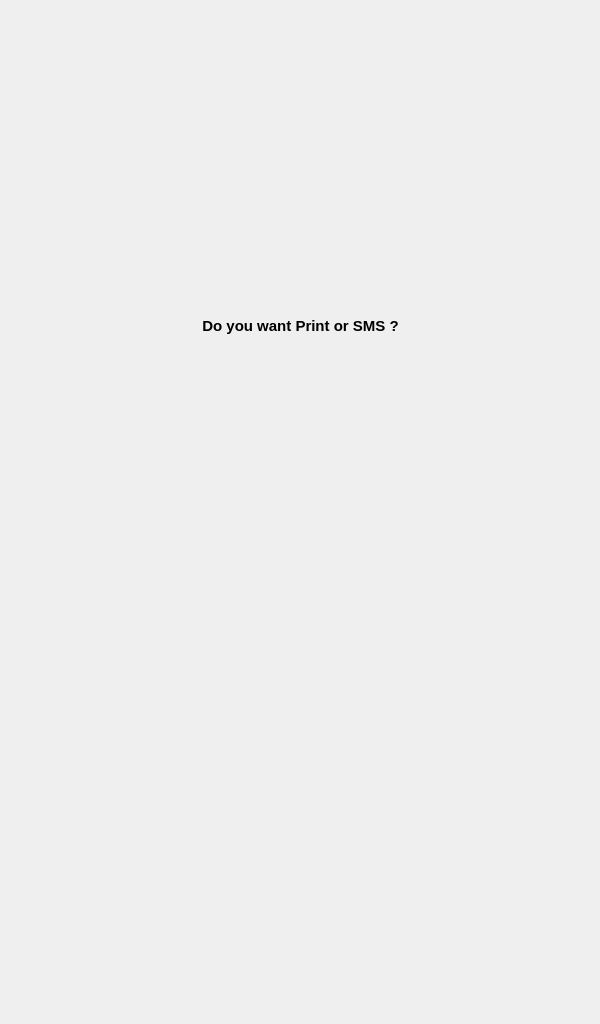
<?xml version="1.0" encoding="UTF-8"?>
<ui version="4.0">
 <class>MainWindow</class>
 <widget class="QMainWindow" name="MainWindow">
  <property name="geometry">
   <rect>
    <x>0</x>
    <y>0</y>
    <width>600</width>
    <height>1024</height>
   </rect>
  </property>
  <property name="windowTitle">
   <string>MainWindow</string>
  </property>
  <widget class="QWidget" name="centralwidget">
   <widget class="QLabel" name="label">
    <property name="geometry">
     <rect>
      <x>0</x>
      <y>0</y>
      <width>600</width>
      <height>1024</height>
     </rect>
    </property>
    <property name="text">
     <string/>
    </property>
    <property name="pixmap">
     <pixmap>../designs/screens/English/SBMI-HOME.jpg</pixmap>
    </property>
    <property name="scaledContents">
     <bool>true</bool>
    </property>
   </widget>
   <widget class="QLabel" name="question_lb">
    <property name="geometry">
     <rect>
      <x>10</x>
      <y>260</y>
      <width>581</width>
      <height>131</height>
     </rect>
    </property>
    <property name="font">
     <font>
      <pointsize>11</pointsize>
      <weight>75</weight>
      <bold>true</bold>
     </font>
    </property>
    <property name="text">
     <string>Do you want Print or SMS ?</string>
    </property>
    <property name="alignment">
     <set>Qt::AlignCenter</set>
    </property>
    <property name="wordWrap">
     <bool>true</bool>
    </property>
   </widget>
   <widget class="QPushButton" name="Print_bt">
    <property name="geometry">
     <rect>
      <x>120</x>
      <y>420</y>
      <width>150</width>
      <height>150</height>
     </rect>
    </property>
    <property name="text">
     <string/>
    </property>
    <property name="icon">
     <iconset>
      <normaloff>../designs/icons/Print_btn.png</normaloff>../designs/icons/Print_btn.png</iconset>
    </property>
    <property name="iconSize">
     <size>
      <width>150</width>
      <height>150</height>
     </size>
    </property>
    <property name="flat">
     <bool>true</bool>
    </property>
   </widget>
   <widget class="QPushButton" name="Sms_bt">
    <property name="geometry">
     <rect>
      <x>340</x>
      <y>420</y>
      <width>150</width>
      <height>150</height>
     </rect>
    </property>
    <property name="text">
     <string/>
    </property>
    <property name="icon">
     <iconset>
      <normaloff>../designs/icons/sms_btn.png</normaloff>../designs/icons/sms_btn.png</iconset>
    </property>
    <property name="iconSize">
     <size>
      <width>150</width>
      <height>150</height>
     </size>
    </property>
    <property name="flat">
     <bool>true</bool>
    </property>
   </widget>
   <widget class="QLabel" name="timer_lb">
    <property name="geometry">
     <rect>
      <x>240</x>
      <y>170</y>
      <width>101</width>
      <height>51</height>
     </rect>
    </property>
    <property name="font">
     <font>
      <family>Segoe UI Variable Small Semibol</family>
      <pointsize>28</pointsize>
      <weight>75</weight>
      <bold>true</bold>
     </font>
    </property>
    <property name="text">
     <string/>
    </property>
    <property name="alignment">
     <set>Qt::AlignCenter</set>
    </property>
   </widget>
  </widget>
 </widget>
 <resources/>
 <connections/>
</ui>
